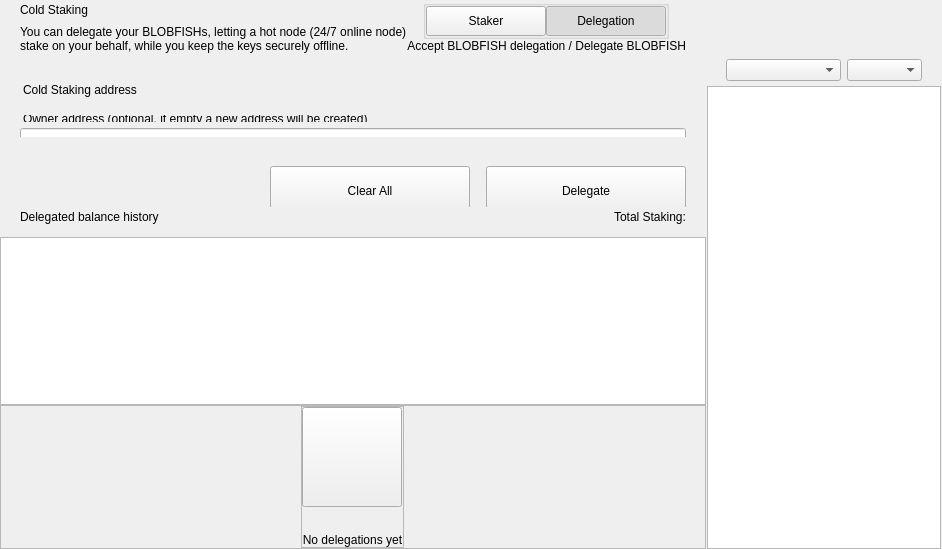
<?xml version="1.0" encoding="UTF-8"?>
<ui version="4.0">
 <class>ColdStakingWidget</class>
 <widget class="QWidget" name="ColdStakingWidget">
  <property name="geometry">
   <rect>
    <x>0</x>
    <y>0</y>
    <width>629</width>
    <height>549</height>
   </rect>
  </property>
  <property name="windowTitle">
   <string>Form</string>
  </property>
  <layout class="QHBoxLayout" name="horizontalLayout_1" stretch="2,1">
   <property name="spacing">
    <number>0</number>
   </property>
   <property name="leftMargin">
    <number>0</number>
   </property>
   <property name="topMargin">
    <number>0</number>
   </property>
   <property name="rightMargin">
    <number>0</number>
   </property>
   <property name="bottomMargin">
    <number>0</number>
   </property>
   <item>
    <widget class="QWidget" name="left" native="true">
     <layout class="QVBoxLayout" name="verticalLayout_3">
      <property name="leftMargin">
       <number>0</number>
      </property>
      <property name="topMargin">
       <number>0</number>
      </property>
      <property name="rightMargin">
       <number>0</number>
      </property>
      <property name="bottomMargin">
       <number>0</number>
      </property>
      <item>
       <layout class="QVBoxLayout" name="verticalLayout_2">
        <property name="spacing">
         <number>0</number>
        </property>
        <item>
         <layout class="QVBoxLayout" name="verticalLayoutTop">
          <property name="spacing">
           <number>0</number>
          </property>
          <property name="leftMargin">
           <number>0</number>
          </property>
          <property name="rightMargin">
           <number>0</number>
          </property>
          <item>
           <widget class="QWidget" name="containerTitle" native="true">
            <property name="sizePolicy">
             <sizepolicy hsizetype="Preferred" vsizetype="Minimum">
              <horstretch>0</horstretch>
              <verstretch>0</verstretch>
             </sizepolicy>
            </property>
            <property name="maximumSize">
             <size>
              <width>16777215</width>
              <height>100</height>
             </size>
            </property>
            <layout class="QHBoxLayout" name="containerTitleLayout">
             <property name="spacing">
              <number>0</number>
             </property>
             <property name="leftMargin">
              <number>20</number>
             </property>
             <property name="topMargin">
              <number>0</number>
             </property>
             <property name="rightMargin">
              <number>20</number>
             </property>
             <property name="bottomMargin">
              <number>0</number>
             </property>
             <item>
              <layout class="QVBoxLayout" name="verticalLayout11">
               <property name="spacing">
                <number>5</number>
               </property>
               <item>
                <widget class="QLabel" name="labelTitle">
                 <property name="text">
                  <string>Cold Staking</string>
                 </property>
                </widget>
               </item>
               <item>
                <widget class="QLabel" name="labelSubtitle1">
                 <property name="maximumSize">
                  <size>
                   <width>16777215</width>
                   <height>16777215</height>
                  </size>
                 </property>
                 <property name="text">
                  <string>You can delegate your BLOBFISHs, letting a hot node (24/7 online node)
stake on your behalf, while you keep the keys securely offline.</string>
                 </property>
                </widget>
               </item>
              </layout>
             </item>
             <item>
              <spacer name="horizontalSpacer">
               <property name="orientation">
                <enum>Qt::Horizontal</enum>
               </property>
               <property name="sizeHint" stdset="0">
                <size>
                 <width>40</width>
                 <height>20</height>
                </size>
               </property>
              </spacer>
             </item>
             <item>
              <widget class="QWidget" name="containerViewPrivacyChecks" native="true">
               <layout class="QVBoxLayout" name="containerPrivacyChecks">
                <property name="spacing">
                 <number>0</number>
                </property>
                <property name="leftMargin">
                 <number>0</number>
                </property>
                <property name="topMargin">
                 <number>0</number>
                </property>
                <property name="rightMargin">
                 <number>0</number>
                </property>
                <property name="bottomMargin">
                 <number>0</number>
                </property>
                <item alignment="Qt::AlignHCenter|Qt::AlignVCenter">
                 <widget class="QGroupBox" name="groupBox">
                  <property name="title">
                   <string/>
                  </property>
                  <layout class="QHBoxLayout" name="horizontalLayout_2_1">
                   <property name="spacing">
                    <number>0</number>
                   </property>
                   <property name="leftMargin">
                    <number>0</number>
                   </property>
                   <property name="topMargin">
                    <number>0</number>
                   </property>
                   <property name="rightMargin">
                    <number>0</number>
                   </property>
                   <property name="bottomMargin">
                    <number>0</number>
                   </property>
                   <item>
                    <widget class="QPushButton" name="pushLeft">
                     <property name="minimumSize">
                      <size>
                       <width>120</width>
                       <height>30</height>
                      </size>
                     </property>
                     <property name="maximumSize">
                      <size>
                       <width>120</width>
                       <height>30</height>
                      </size>
                     </property>
                     <property name="focusPolicy">
                      <enum>Qt::NoFocus</enum>
                     </property>
                     <property name="text">
                      <string>Staker</string>
                     </property>
                     <property name="checkable">
                      <bool>true</bool>
                     </property>
                     <property name="autoExclusive">
                      <bool>true</bool>
                     </property>
                    </widget>
                   </item>
                   <item>
                    <widget class="QPushButton" name="pushRight">
                     <property name="minimumSize">
                      <size>
                       <width>120</width>
                       <height>30</height>
                      </size>
                     </property>
                     <property name="maximumSize">
                      <size>
                       <width>120</width>
                       <height>30</height>
                      </size>
                     </property>
                     <property name="focusPolicy">
                      <enum>Qt::NoFocus</enum>
                     </property>
                     <property name="text">
                      <string>Delegation</string>
                     </property>
                     <property name="checkable">
                      <bool>true</bool>
                     </property>
                     <property name="checked">
                      <bool>true</bool>
                     </property>
                     <property name="autoExclusive">
                      <bool>true</bool>
                     </property>
                    </widget>
                   </item>
                  </layout>
                 </widget>
                </item>
                <item alignment="Qt::AlignTop">
                 <widget class="QLabel" name="labelSubtitle2">
                  <property name="text">
                   <string>Accept BLOBFISH delegation / Delegate BLOBFISH</string>
                  </property>
                  <property name="alignment">
                   <set>Qt::AlignRight|Qt::AlignTrailing|Qt::AlignVCenter</set>
                  </property>
                 </widget>
                </item>
               </layout>
              </widget>
             </item>
            </layout>
           </widget>
          </item>
          <item>
           <spacer name="verticalSpacer_2">
            <property name="orientation">
             <enum>Qt::Vertical</enum>
            </property>
            <property name="sizeType">
             <enum>QSizePolicy::Fixed</enum>
            </property>
            <property name="sizeHint" stdset="0">
             <size>
              <width>20</width>
              <height>30</height>
             </size>
            </property>
           </spacer>
          </item>
          <item>
           <widget class="QWidget" name="containerSend" native="true">
            <property name="minimumSize">
             <size>
              <width>0</width>
              <height>50</height>
             </size>
            </property>
            <layout class="QVBoxLayout" name="containerSendRow">
             <property name="spacing">
              <number>6</number>
             </property>
             <property name="leftMargin">
              <number>0</number>
             </property>
             <property name="topMargin">
              <number>0</number>
             </property>
             <property name="rightMargin">
              <number>0</number>
             </property>
             <property name="bottomMargin">
              <number>0</number>
             </property>
             <item>
              <widget class="QLabel" name="labelEditTitle">
               <property name="maximumSize">
                <size>
                 <width>16777215</width>
                 <height>30</height>
                </size>
               </property>
               <property name="styleSheet">
                <string notr="true">padding-left:20px; padding-bottom:3px;</string>
               </property>
               <property name="text">
                <string>Cold Staking address</string>
               </property>
              </widget>
             </item>
             <item>
              <spacer name="verticalSpacer_6">
               <property name="orientation">
                <enum>Qt::Vertical</enum>
               </property>
               <property name="sizeType">
                <enum>QSizePolicy::Fixed</enum>
               </property>
               <property name="sizeHint" stdset="0">
                <size>
                 <width>20</width>
                 <height>9</height>
                </size>
               </property>
              </spacer>
             </item>
             <item>
              <widget class="QWidget" name="containerOwner" native="true">
               <layout class="QVBoxLayout" name="vContainerOwner">
                <property name="spacing">
                 <number>4</number>
                </property>
                <property name="leftMargin">
                 <number>20</number>
                </property>
                <property name="topMargin">
                 <number>0</number>
                </property>
                <property name="rightMargin">
                 <number>20</number>
                </property>
                <property name="bottomMargin">
                 <number>0</number>
                </property>
                <item>
                 <widget class="QLabel" name="labelSubtitleDescription">
                  <property name="maximumSize">
                   <size>
                    <width>16777215</width>
                    <height>20</height>
                   </size>
                  </property>
                  <property name="styleSheet">
                   <string notr="true">margin-bottom:2px;
                   margin-left:0.05px;
                   padding:0px;</string>
                  </property>
                  <property name="text">
                   <string>Owner address (optional, if empty a new address will be created)</string>
                  </property>
                 </widget>
                </item>
                <item>
                 <widget class="QLineEdit" name="lineEditOwnerAddress">
                  <property name="minimumSize">
                   <size>
                    <width>0</width>
                    <height>50</height>
                   </size>
                  </property>
                  <property name="maximumSize">
                   <size>
                    <width>16777215</width>
                    <height>50</height>
                   </size>
                  </property>
                  <property name="styleSheet">
                   <string notr="true"/>
                  </property>
                  <property name="placeholderText">
                   <string>Enter owner address</string>
                  </property>
                 </widget>
                </item>
               </layout>
              </widget>
             </item>
            </layout>
           </widget>
          </item>
         </layout>
        </item>
        <item>
         <spacer name="verticalSpacer_3">
          <property name="orientation">
           <enum>Qt::Vertical</enum>
          </property>
          <property name="sizeType">
           <enum>QSizePolicy::Minimum</enum>
          </property>
          <property name="sizeHint" stdset="0">
           <size>
            <width>20</width>
            <height>20</height>
           </size>
          </property>
         </spacer>
        </item>
        <item>
         <widget class="QWidget" name="containerBtn" native="true">
          <property name="minimumSize">
           <size>
            <width>0</width>
            <height>50</height>
           </size>
          </property>
          <layout class="QHBoxLayout" name="horizontalLayout">
           <property name="rightMargin">
            <number>20</number>
           </property>
           <item>
            <spacer name="horizontalSpacer_2">
             <property name="orientation">
              <enum>Qt::Horizontal</enum>
             </property>
             <property name="sizeHint" stdset="0">
              <size>
               <width>200</width>
               <height>20</height>
              </size>
             </property>
            </spacer>
           </item>
           <item>
            <layout class="QHBoxLayout" name="horizontalLayout_7">
             <item>
              <spacer name="horizontalSpacer_3">
               <property name="orientation">
                <enum>Qt::Horizontal</enum>
               </property>
               <property name="sizeType">
                <enum>QSizePolicy::Expanding</enum>
               </property>
               <property name="sizeHint" stdset="0">
                <size>
                 <width>40</width>
                 <height>20</height>
                </size>
               </property>
              </spacer>
             </item>
             <item>
              <widget class="QPushButton" name="pushButtonClear">
               <property name="minimumSize">
                <size>
                 <width>200</width>
                 <height>50</height>
                </size>
               </property>
               <property name="focusPolicy">
                <enum>Qt::NoFocus</enum>
               </property>
               <property name="text">
                <string>Clear All</string>
               </property>
              </widget>
             </item>
             <item>
              <spacer name="horizontalSpacer_4">
               <property name="orientation">
                <enum>Qt::Horizontal</enum>
               </property>
               <property name="sizeType">
                <enum>QSizePolicy::Fixed</enum>
               </property>
               <property name="sizeHint" stdset="0">
                <size>
                 <width>10</width>
                 <height>20</height>
                </size>
               </property>
              </spacer>
             </item>
             <item>
              <widget class="QPushButton" name="pushButtonSend">
               <property name="minimumSize">
                <size>
                 <width>200</width>
                 <height>50</height>
                </size>
               </property>
               <property name="maximumSize">
                <size>
                 <width>200</width>
                 <height>50</height>
                </size>
               </property>
               <property name="focusPolicy">
                <enum>Qt::NoFocus</enum>
               </property>
               <property name="text">
                <string>Delegate</string>
               </property>
              </widget>
             </item>
            </layout>
           </item>
          </layout>
         </widget>
        </item>
        <item>
         <widget class="QWidget" name="containerHistoryLabel" native="true">
          <layout class="QHBoxLayout" name="horizontalLayout_4">
           <property name="spacing">
            <number>0</number>
           </property>
           <property name="leftMargin">
            <number>20</number>
           </property>
           <property name="topMargin">
            <number>0</number>
           </property>
           <property name="rightMargin">
            <number>20</number>
           </property>
           <property name="bottomMargin">
            <number>0</number>
           </property>
           <item>
            <widget class="QWidget" name="verticalWidget" native="true">
             <property name="minimumSize">
              <size>
               <width>100</width>
               <height>0</height>
              </size>
             </property>
             <layout class="QVBoxLayout" name="verticalLayout_58">
              <property name="leftMargin">
               <number>0</number>
              </property>
              <property name="topMargin">
               <number>0</number>
              </property>
              <property name="rightMargin">
               <number>0</number>
              </property>
              <property name="bottomMargin">
               <number>0</number>
              </property>
              <item>
               <widget class="QLabel" name="labelListHistory">
                <property name="text">
                 <string>Delegated balance history</string>
                </property>
               </widget>
              </item>
             </layout>
            </widget>
           </item>
           <item>
            <spacer name="horizontalSpacer_5">
             <property name="orientation">
              <enum>Qt::Horizontal</enum>
             </property>
             <property name="sizeHint" stdset="0">
              <size>
               <width>40</width>
               <height>20</height>
              </size>
             </property>
            </spacer>
           </item>
           <item>
            <widget class="QLabel" name="labelStakingTotal">
             <property name="text">
              <string>Total Staking:</string>
             </property>
            </widget>
           </item>
          </layout>
         </widget>
        </item>
        <item>
         <layout class="QVBoxLayout" name="verticalLayout_64">
          <property name="spacing">
           <number>0</number>
          </property>
          <item>
           <spacer name="verticalSpacer_44">
            <property name="orientation">
             <enum>Qt::Vertical</enum>
            </property>
            <property name="sizeType">
             <enum>QSizePolicy::Fixed</enum>
            </property>
            <property name="sizeHint" stdset="0">
             <size>
              <width>20</width>
              <height>10</height>
             </size>
            </property>
           </spacer>
          </item>
          <item>
           <widget class="QListView" name="listView">
            <property name="enabled">
             <bool>true</bool>
            </property>
            <property name="mouseTracking">
             <bool>true</bool>
            </property>
           </widget>
          </item>
          <item>
           <widget class="QFrame" name="emptyContainer">
            <property name="minimumSize">
             <size>
              <width>0</width>
              <height>100</height>
             </size>
            </property>
            <property name="frameShape">
             <enum>QFrame::StyledPanel</enum>
            </property>
            <property name="frameShadow">
             <enum>QFrame::Raised</enum>
            </property>
            <layout class="QVBoxLayout" name="verticalLayout_71" stretch="1,8">
             <property name="spacing">
              <number>0</number>
             </property>
             <property name="leftMargin">
              <number>0</number>
             </property>
             <property name="topMargin">
              <number>0</number>
             </property>
             <property name="rightMargin">
              <number>0</number>
             </property>
             <property name="bottomMargin">
              <number>0</number>
             </property>
             <item>
              <spacer name="verticalSpacer">
               <property name="orientation">
                <enum>Qt::Vertical</enum>
               </property>
               <property name="sizeHint" stdset="0">
                <size>
                 <width>20</width>
                 <height>20</height>
                </size>
               </property>
              </spacer>
             </item>
             <item alignment="Qt::AlignHCenter|Qt::AlignVCenter">
              <widget class="QFrame" name="emptyScreen">
               <property name="sizePolicy">
                <sizepolicy hsizetype="Expanding" vsizetype="Expanding">
                 <horstretch>0</horstretch>
                 <verstretch>0</verstretch>
                </sizepolicy>
               </property>
               <property name="frameShape">
                <enum>QFrame::StyledPanel</enum>
               </property>
               <property name="frameShadow">
                <enum>QFrame::Raised</enum>
               </property>
               <layout class="QVBoxLayout" name="verticalLayout">
                <property name="spacing">
                 <number>30</number>
                </property>
                <property name="leftMargin">
                 <number>0</number>
                </property>
                <property name="topMargin">
                 <number>0</number>
                </property>
                <property name="rightMargin">
                 <number>0</number>
                </property>
                <property name="bottomMargin">
                 <number>0</number>
                </property>
                <item alignment="Qt::AlignHCenter|Qt::AlignVCenter">
                 <widget class="QPushButton" name="pushImgEmpty">
                  <property name="minimumSize">
                   <size>
                    <width>100</width>
                    <height>100</height>
                   </size>
                  </property>
                  <property name="maximumSize">
                   <size>
                    <width>100</width>
                    <height>100</height>
                   </size>
                  </property>
                  <property name="focusPolicy">
                   <enum>Qt::NoFocus</enum>
                  </property>
                  <property name="text">
                   <string/>
                  </property>
                  <property name="iconSize">
                   <size>
                    <width>100</width>
                    <height>100</height>
                   </size>
                  </property>
                 </widget>
                </item>
                <item alignment="Qt::AlignHCenter|Qt::AlignVCenter">
                 <widget class="QLabel" name="labelEmpty">
                  <property name="styleSheet">
                   <string notr="true"/>
                  </property>
                  <property name="text">
                   <string>No delegations yet</string>
                  </property>
                  <property name="alignment">
                   <set>Qt::AlignCenter</set>
                  </property>
                 </widget>
                </item>
               </layout>
              </widget>
             </item>
            </layout>
           </widget>
          </item>
         </layout>
        </item>
       </layout>
      </item>
     </layout>
    </widget>
   </item>
   <item>
    <widget class="QWidget" name="right" native="true">
     <layout class="QVBoxLayout" name="rightContainer">
      <property name="spacing">
       <number>0</number>
      </property>
      <property name="leftMargin">
       <number>1</number>
      </property>
      <property name="topMargin">
       <number>0</number>
      </property>
      <property name="rightMargin">
       <number>1</number>
      </property>
      <property name="bottomMargin">
       <number>0</number>
      </property>
      <item>
       <widget class="QWidget" name="containerRightButtons" native="true">
        <property name="minimumSize">
         <size>
          <width>0</width>
          <height>50</height>
         </size>
        </property>
        <layout class="QVBoxLayout" name="verticalLayout_4">
         <property name="leftMargin">
          <number>19</number>
         </property>
         <property name="topMargin">
          <number>0</number>
         </property>
         <property name="rightMargin">
          <number>19</number>
         </property>
         <property name="bottomMargin">
          <number>0</number>
         </property>
         <item>
          <widget class="OptionButton" name="btnCoinControl" native="true">
           <property name="minimumSize">
            <size>
             <width>0</width>
             <height>0</height>
            </size>
           </property>
          </widget>
         </item>
         <item>
          <widget class="OptionButton" name="btnColdStaking" native="true"/>
         </item>
         <item>
          <widget class="OptionButton" name="btnMyStakingAddresses" native="true">
           <property name="sizePolicy">
            <sizepolicy hsizetype="Preferred" vsizetype="Minimum">
             <horstretch>0</horstretch>
             <verstretch>0</verstretch>
            </sizepolicy>
           </property>
          </widget>
         </item>
        </layout>
       </widget>
      </item>
      <item>
       <widget class="QWidget" name="sortWidget" native="true">
        <layout class="QHBoxLayout" name="horizontalLayout_6">
         <property name="leftMargin">
          <number>19</number>
         </property>
         <property name="rightMargin">
          <number>19</number>
         </property>
         <property name="bottomMargin">
          <number>5</number>
         </property>
         <item>
          <spacer name="horizontalSpacer_6">
           <property name="orientation">
            <enum>Qt::Horizontal</enum>
           </property>
           <property name="sizeHint" stdset="0">
            <size>
             <width>40</width>
             <height>20</height>
            </size>
           </property>
          </spacer>
         </item>
         <item>
          <widget class="QComboBox" name="comboBoxSort">
           <property name="sizePolicy">
            <sizepolicy hsizetype="Preferred" vsizetype="Fixed">
             <horstretch>0</horstretch>
             <verstretch>0</verstretch>
            </sizepolicy>
           </property>
           <property name="minimumSize">
            <size>
             <width>115</width>
             <height>0</height>
            </size>
           </property>
          </widget>
         </item>
         <item>
          <widget class="QComboBox" name="comboBoxSortOrder">
           <property name="sizePolicy">
            <sizepolicy hsizetype="Preferred" vsizetype="Fixed">
             <horstretch>0</horstretch>
             <verstretch>0</verstretch>
            </sizepolicy>
           </property>
           <property name="minimumSize">
            <size>
             <width>75</width>
             <height>0</height>
            </size>
           </property>
          </widget>
         </item>
        </layout>
       </widget>
      </item>
      <item>
       <widget class="QListView" name="listViewStakingAddress">
        <property name="enabled">
         <bool>true</bool>
        </property>
        <property name="mouseTracking">
         <bool>true</bool>
        </property>
       </widget>
      </item>
     </layout>
    </widget>
   </item>
  </layout>
 </widget>
 <customwidgets>
  <customwidget>
   <class>OptionButton</class>
   <extends>QWidget</extends>
   <header>qt/blobfish/optionbutton.h</header>
   <container>1</container>
  </customwidget>
 </customwidgets>
 <resources/>
 <connections/>
</ui>
